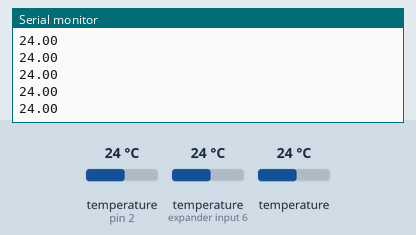
This sketch was run on a simulated Arduino Uno, built with avr-gcc and run on an emulated ATmega328P. Parts: the last lines printed to the serial monitor. Inputs (shaded band) come from the test bench; at power-on: temperature (sensors on pin 2, expander input 6) 24 °C, temperature 24 °C. No radio packets arrive unless stated.

Above: at 2.8 s.
2.9 s: temperature (sensor on pin 2) set to 12 °C
At 4.1 s:
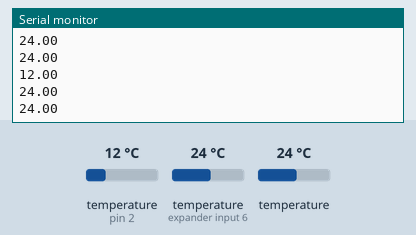
4.7 s: temperature (sensor on expander input 6) set to 19 °C
At 6.4 s:
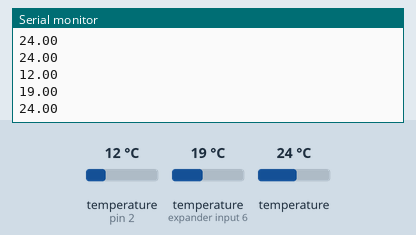
6.5 s: temperature (sensor 202) set to 28 °C
At 8.1 s:
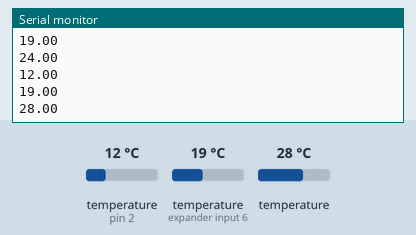
8.3 s: temperature (sensor on pin 2) set to 33 °C
At 9.1 s:
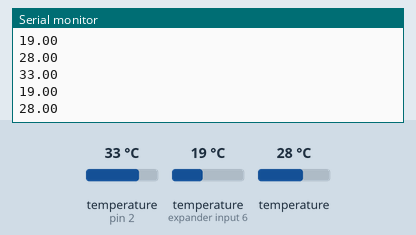
10.1 s: temperature (sensor on expander input 6) set to 41 °C
At 11.7 s:
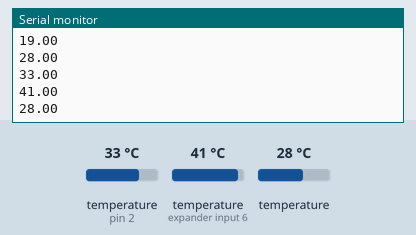
Timing chart, 0 to 12.9 s (numbered marks = the images above; inputs shaded):
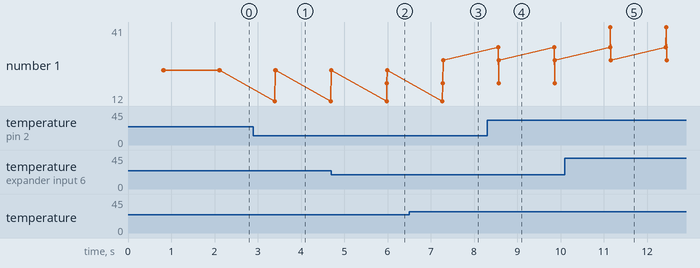

The sketch:

0PerArdUno0.ino
```cpp
#include <SPI.h>
#include "nRF24L01.h"
#include "RF24.h"
#include <OneWire.h>  //библиотека работы шины для ds18b20
#include <DallasTemperature.h> //библиотека для считывания температуры с ds18b20

const uint64_t pipe = 0xF0F1F2F3F4LL; //идентификатор передачи данных.
RF24 radio(9, 10); //указываем пины подключения передатчика.
OneWire  oneWire(2);  //указываем пины для подключения датчиков ds18b20.
DallasTemperature ds(&oneWire); //активируем библиотеку ds.

DeviceAddress sensor1 = {0x28, 0xFF, 0x5E, 0xBB, 0x82, 0x16, 0x3, 0xF3}; //адрес первого датчика.
DeviceAddress sensor2 = {0x28, 0xFF, 0xE, 0x6, 0x85, 0x16, 0x5, 0xCD}; //адрес второго датчика.
DeviceAddress sensor3 = {0x28, 0xFF, 0x46, 0xF4, 0x82, 0x16, 0x3, 0xCB}; //адрес второго датчика.

void setup(){
  Serial.begin(9600); //открываем пот обмена данными.
  ds.begin();  //запускаем функцию считывания температуры ds.
  radio.begin(); //делаем инициализацию.
  delay(2); //ждем реакции модуля передачи данных.
  radio.setChannel(9); // канал для передачи данных (0-127).
  radio.setDataRate(RF24_1MBPS); //указываем на какой скорости будут общаться модули.
  radio.setPALevel(RF24_PA_HIGH); //указываем мощность передатчика.
  radio.openWritingPipe(pipe); // открываем трубу на передачу.
}


void loop(){
  ds.requestTemperatures(); // считываем температуру с датчиков
  float data [3];  //создаем массив из 3-х переменных.
  data[0] = float(ds.getTempC(sensor1)); //присваиваем первому значению массива данные с sensor1 (за один раз можно отправить до 32 байт).
  data[1] = float(ds.getTempC(sensor2)); //присваиваем второму значению массива данные с sensor2 (за один раз можно отправить до 32 байт).
  data[2] = float(ds.getTempC(sensor3)); //присваиваем второму значению массива данные с sensor3 (за один раз можно отправить до 32 байт).
  radio.write(&data, sizeof(data)); // передаем массив и его размер.
   Serial.println(data[0]); //выводим данные в сериал порт для проверки.
   Serial.println(data[1]); //выводим данные в сериал порт для проверки.
   Serial.println(data[2]); //выводим данные в сериал порт для проверки.
   Serial.println(); //пробел.
   delay(500); //ждем пол секунды.
}
```

Measured:
- after the input at 2.9 s, the serial monitor: prints a new line after 0.50 s (image 1)
- after the input at 4.7 s, the serial monitor: prints a new line after 1.3 s (image 2)
- after the input at 6.5 s, the serial monitor: prints a new line after 0.78 s (image 3)
- after the input at 8.3 s, the serial monitor: prints a new line after 0.26 s (image 4)
- after the input at 10.1 s, the serial monitor: prints a new line after 1.1 s (image 5)
- plotted number 1: 24 → 28 after the input at 6.5 s
